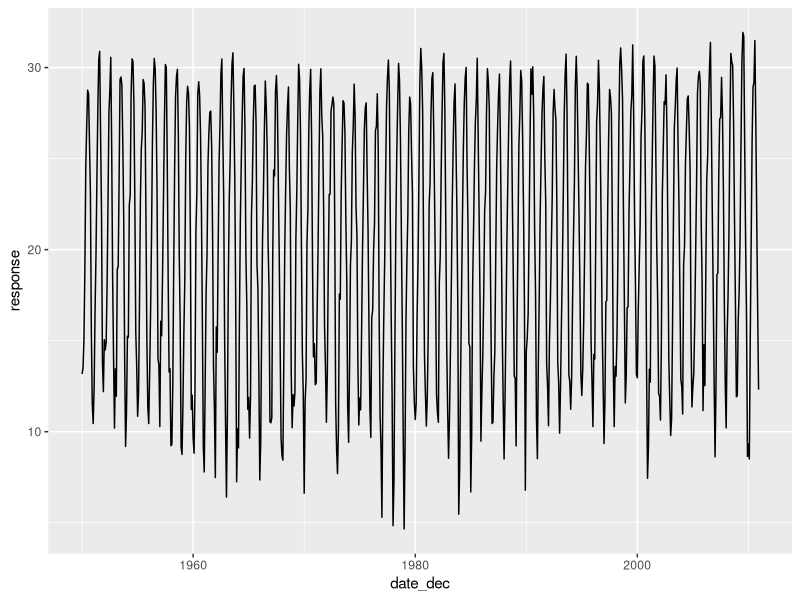
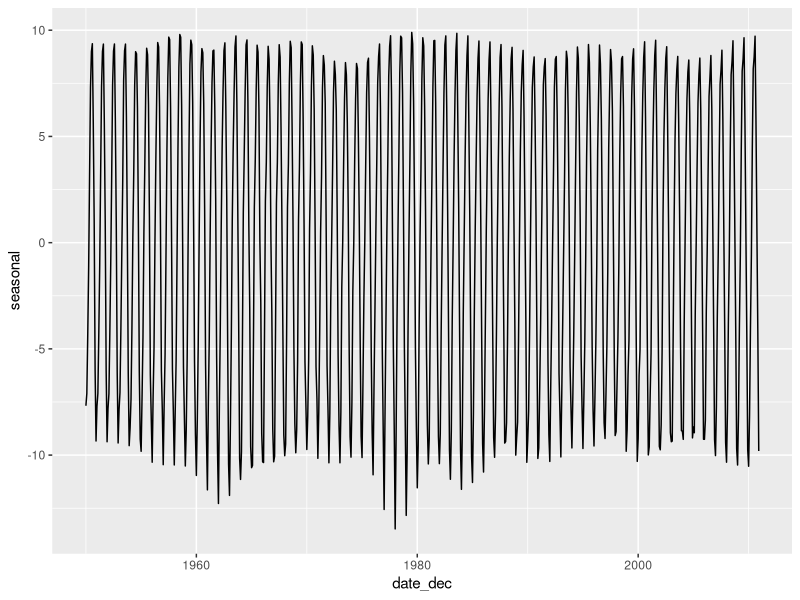
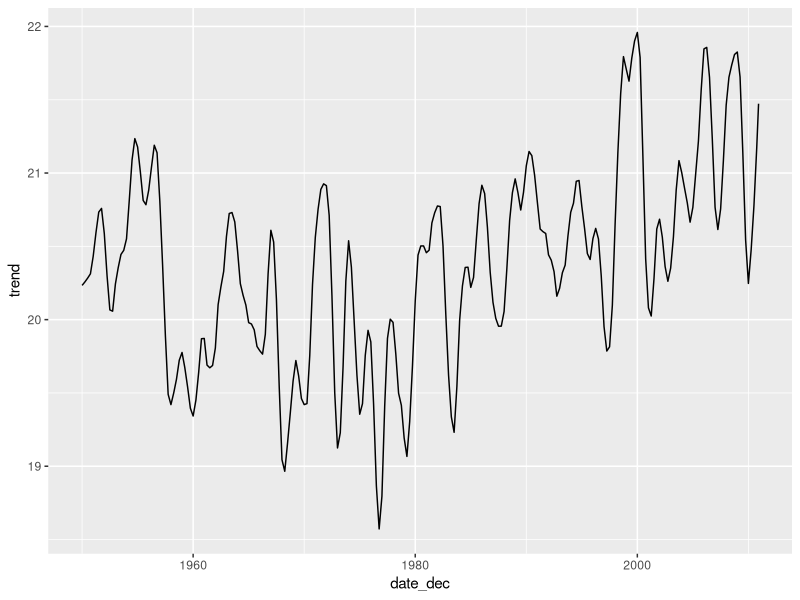
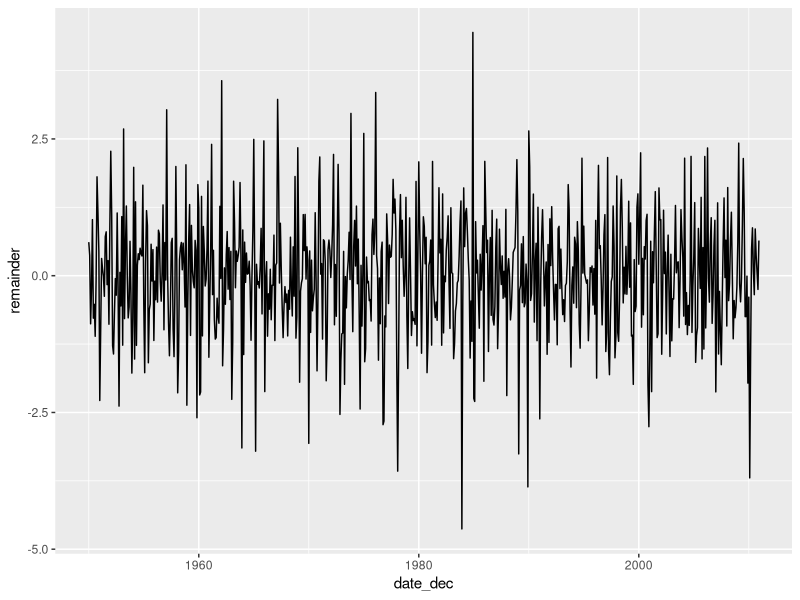

Generate these figures, in order, with R: (Note: this script raises an error after producing the figures.)
# data from:
# https://www.ncei.noaa.gov/access/search/data-search/global-summary-of-the-month
# weather station: AUSTIN CAMP MABRY, TX US USW00013958
# temperature and precipitation data

library(tidyverse)
library(here)

atx_temps <- read_delim(
  here("datasets", "atx_temps_USW00013958.csv")
) |>
  select(date = DATE, temp_ave = TAVG, temp_max = TMAX, temp_min = TMIN, precip = PRCP) |>
  separate_wider_delim(date, delim = "-", names = c("year", "month")) |>
  mutate(
    year = as.numeric(year),
    month = as.numeric(month),
    date_dec = year + (month-1)/12
  )

write_csv(atx_temps, here("datasets", "atx_temps.csv"))


start <- 1950
end <- 2010
temps_reduced <- filter(atx_temps, year >= start & year <= end)


# convert to time series object
response <- temps_reduced$temp_ave
temps_ts <- ts(
  data = response,
  start = start,
  end = c(end, 12),
  frequency = 12      # we have 12 time points per year
)


temps_stl <- stl(temps_ts, s.window = 7)

temps_detrended <- tibble(
  date_dec = temps_reduced$date_dec,
  response,
  seasonal = t(temps_stl$time.series)[1, ],
  trend = t(temps_stl$time.series)[2, ],
  remainder = t(temps_stl$time.series)[3, ]
)

# plot
p1 <- ggplot(temps_detrended, aes(date_dec, response)) + geom_line()
p2 <- ggplot(temps_detrended, aes(date_dec, seasonal)) + geom_line()
p3 <- ggplot(temps_detrended, aes(date_dec, trend)) + geom_line()
p4 <- ggplot(temps_detrended, aes(date_dec, remainder)) + geom_line()

plot_grid(p1, p2, p3, p4, ncol = 1, align = 'v')
